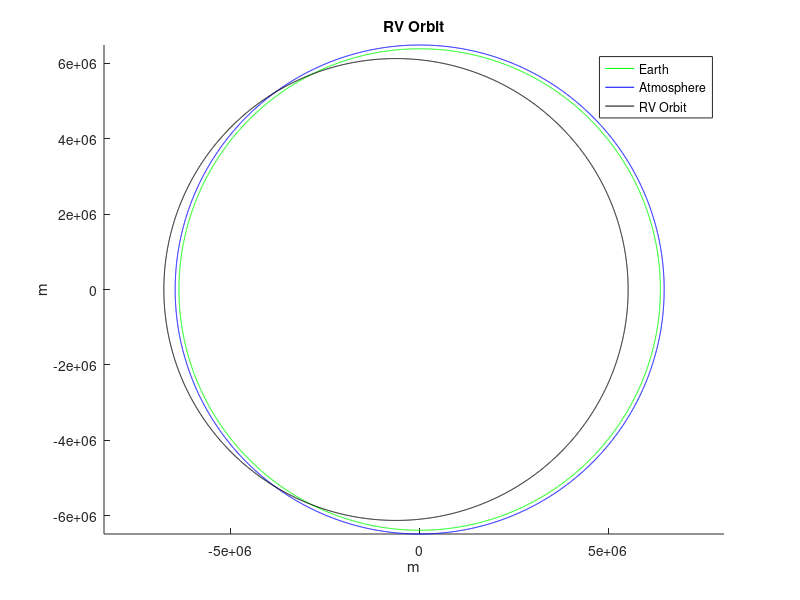
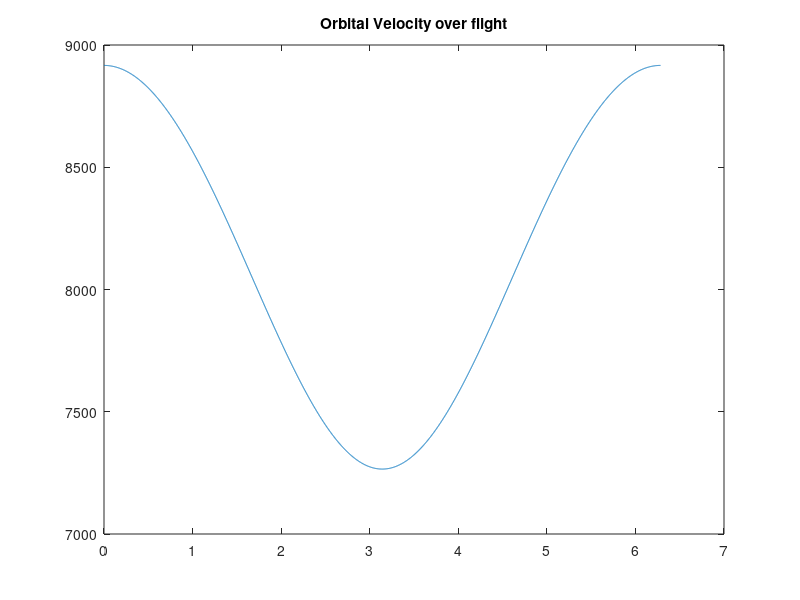
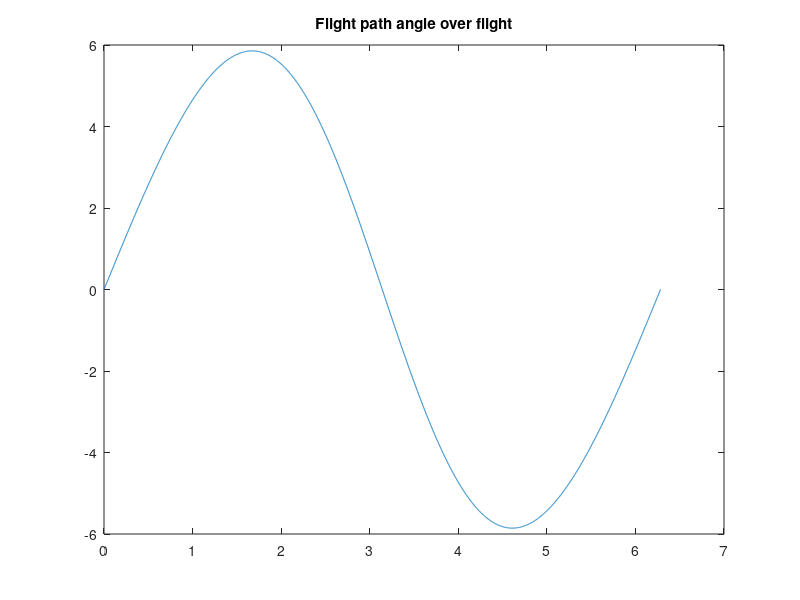

Here is the MATLAB script that generated these plots, in order:
% ~~~~~~~~~~~~~~~~~~~~~~~~~~~~~~~~~~~~~~~~~~~~~~~~~~~~~~~~~~~~~~~~~~~~~~~~~
%{
    Title: Keplerian trajectory determination for Re-Entry Vehicles
    Author: James Emerson Parkus
    Date: 07/10/2018
    Purpose: This script will determine the orbit for a re-entry vehicles
    given a satellite mass, initial altitude, entry angle, and arguement of
    apoapsis. 
    
    Output: entry velocity, Delta V to de-orbit from LEO

    G            - gravitational constant [m^3/kg*s^2]
    R_e          - earth radius [m]
    M            - earth (planet) mass [kg]
    mu           - gravitational parameter [m^3/s^2]
    m            - satellite mass [kg]
    alt          - altitude [m]
    entry angle  - entry angle of RV to atmosphere [deg]
    r_a          - arguement of apoapsis [m]
    r_atmos      - radius of atmosphere [m]
    a            - semimajor axis [m]
    e            - eccentricity [-]
    theta_i      - intersect angle [deg]
    gamma        - intersect flight angle [deg]
    orbit_geo    - geometry of satellite orbit [m]
    h            - angular momentum [m^2/s]
    flight_path  - flight path of entire desired flight [deg]
    v_r          - radial velocity [m/s]
    v_p          - perpendicular velocity [m/s]
    v_orbit      - orbital velocity [m/s]   
    y            - State vector for RV [m m/s]
%}
% ~~~~~~~~~~~~~~~~~~~~~~~~~~~~~~~~~~~~~~~~~~~~~~~~~~~~~~~~~~~~~~~~~~~~~~~~~

clc
close all
clear

%% Constants
G = 6.6742*10^(-11); % m^3/kg*s^2
R_e = 6.378*10^6; % m - Earth Radius
M = 5.97*10^24; % kg - Earth mass
mu = G*M; % m^3/s^2 - Gravitational parameter

%% Inputs
m = 4; % kg - Satellite mass
alt = 400000; % m - Altitude of r0
entry_angle = deg2rad(5); % deg - Entry Angle
r_a = R_e + alt; % m - Arguement of Apoapsis
r_atmos = R_e + 100000; % m - Radius of Atmosphere

%% Allocating Memory
n = 2*pi/deg2rad(0.1);
p = R_e/1000;

r = zeros(1,n);
earth_theta = zeros(1,n);
theta_int = zeros(1,p);
gamma = zeros(1,p);
r_periapsis = zeros(1,p);
flight_path = zeros(1,n);
v_r = zeros(1,n);
v_p = zeros(1,n);
alpha = zeros(1,n);
atmos = zeros(1,n);
r_ellipse = zeros(1,n);
a = zeros(1,p);
v_orbit_mag = zeros(1,n);
e = zeros(1,n);

%% Earth
l = 1;
for theta = 0:deg2rad(0.1):2*pi
    r(l) = R_e;
    atmos(l) = r_atmos;
    earth_theta(l) = theta;
    l = l + 1;
end

%% Intercept Conditions
i = 1; % Iteration counter
for r_p = 0:1000:R_e
    a(i) = 1/2*(r_p+r_a); % m - Semimajor Axis
    e(i) = (r_a - r_p)/(r_a + r_p); % Eccentricity
    theta_int(i) = acos(1/e(i)*(a(i)*(1 - e(i)^2)/r_atmos - 1)); % Intersect angle
    gamma(i) = atan(e(i)*sin(theta_int(i))/(1 + e(i)*cos(theta_int(i)))); % Intersect flight path angle
    r_periapsis(i) = r_p;
    i = i + 1;
end

for t = 2:1:p
    if gamma(t-1) > entry_angle && gamma(t+1) < entry_angle
        entry_flight_path = gamma(t);
        entry_intersect_angle = theta_int(t);
        u = t;
    end
end

%% Analysis
r_periapsis = r_periapsis(u);
a = a(u);
e = e(u);

h = sqrt(mu*a*(1 - e^2));

i = 1;
for angle = 0:deg2rad(0.1):2*pi
    r_ellipse(i) = a*(1 - e^2)/(1 + e*cos(angle));
    flight_path(i) = atan(e*sin(angle)/(1 + e*cos(angle)));
    v_r(i) = mu/h*e*sin(angle);
    v_p(i) = mu/h*(1 + e*cos(angle));
    alpha(i) = angle;
    i = i + 1;
end

v_r = v_r';
v_p = v_p';

v_orbit = [v_r v_p];

for j = 1:1:n+1
    v_orbit_mag(j) = sqrt(v_orbit(j,1)^2+v_orbit(j,2)^2);
end

alpha = alpha';
r_ellipse = r_ellipse';
r = r';
v_orbit_mag = v_orbit_mag';
atmos = atmos';

entry_velocity = sqrt((mu/h*e*sin(entry_intersect_angle))^2+(mu/h*(1 + e*cos(entry_intersect_angle)))^2);

y = [r_ellipse v_orbit_mag];

v_apoapsis = min(v_orbit_mag);

v_circle = sqrt(mu/r_a);

delta_v = v_circle - v_apoapsis;
%% Conversions
entry_angle = rad2deg(entry_angle);
flight_path = rad2deg(flight_path);
theta_int = rad2deg(theta_int);
gamma = rad2deg(gamma);
entry_flight_path = rad2deg(entry_flight_path);

%% Output

fprintf('\nThe entry velocity is %g m/s with an angle of %g deg from the local horizon.\n',entry_velocity,entry_angle)
fprintf('\nThe necessary change in velocity to de-orbit the satellite is %g m/s.\n',delta_v)

hold on

polar(alpha,r,'g');
polar(alpha,atmos,'b');
polar(alpha,r_ellipse,'k');
title('RV Orbit');
xlabel('m');
ylabel('m');
legend('Earth','Atmosphere','RV Orbit')

axis equal

hold off

figure()
plot(alpha,v_orbit_mag);
title('Orbital Velocity over flight');

figure()
plot(alpha,flight_path);
title('Flight path angle over flight');